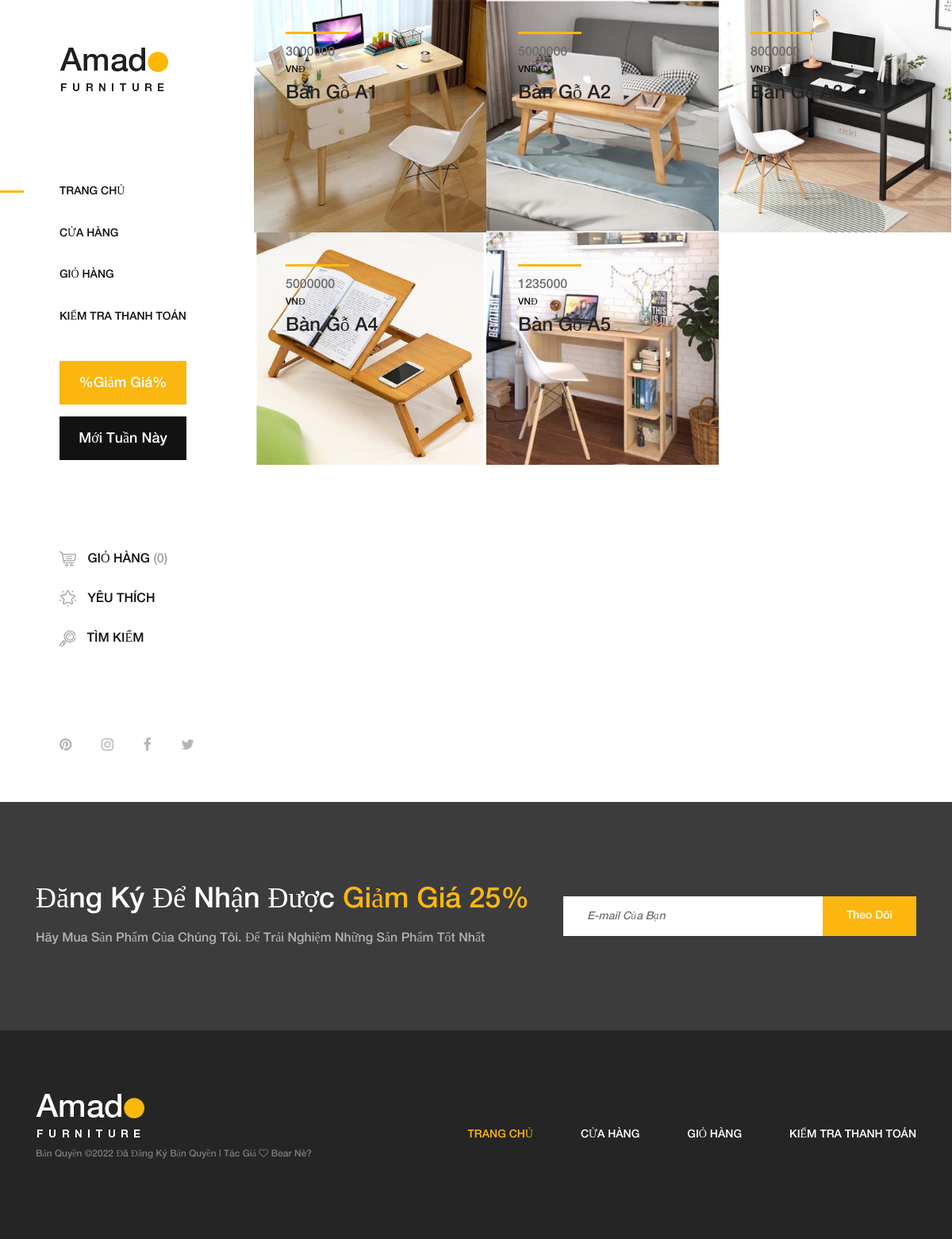
The app's page /shop/index.php with its own data.
### tables this page shows
CREATE TABLE `products` (
  `id` int(11) NOT NULL,
  `products_name` varchar(255) NOT NULL,
  `price` varchar(255) NOT NULL,
  `amount` varchar(255) NOT NULL,
  `category_id` int(11) NOT NULL,
  `image` varchar(255) NOT NULL,
  `description` text NOT NULL
);

### shop/index.php (the view, shortened to what this page needs)
<?php
include 'layouts/header.php';
include 'layouts/sidebar.php';
global $conn;
$sql = "SELECT * FROM `products`";
$stmt = $conn->query($sql);
$stmt->setFetchMode(PDO::FETCH_ASSOC);
$results = $stmt->fetchAll();
?>
<div class="products-catagories-area clearfix">
    <div class="amado-pro-catagory clearfix">
        <?php foreach ($results as $result): ?>
        <div class="single-products-catagory clearfix">
            <a href="shop.php">
            <img src="../admin/public/images/<?php echo $result['image']; ?>">
                <div class="hover-content">
                    <div class="line"></div>
                    <p><?php echo $result['price']; ?></p> VNĐ</p>
                    <h4><?php echo $result['products_name']; ?></h4>
                </div>
            </a>
        </div>
        <?php endforeach; ?>
    </div>
</div>
</div>
<section class="newsletter-area section-padding-100-0">
    <div class="container">
        <div class="row align-items-center">
            <div class="col-12 col-lg-6 col-xl-7">
                <div class="newsletter-text mb-100">
                    <h2> Đăng Ký Để Nhận Được <span> Giảm Giá 25% </span></h2>
                    <p> Hãy Mua Sản Phẩm Của Chúng Tôi. Để Trải Nghiệm Những Sản Phẩm Tốt Nhất </p>
                </div>
            </div>
            <div class="col-12 col-lg-6 col-xl-5">
                <div class="newsletter-form mb-100">
                    <form action="#" method="post">
                        <input type="email" name="email" class="nl-email" placeholder="E-mail Của Bạn">
                        <input type="submit" value="Theo Dõi">
                    </form>
                </div>
            </div>
        </div>
    </div>
</section>
<?php
include 'layouts/footer.php';
?>

### shop/public/css/core-style.css (style rules this page uses)
* { margin: 0; padding: 0; }
body { font-family: "helveticaneuemedium"; font-size: 16px; }
h1, h2, h3, h4, h5, h6 { color: #242424; line-height: 1.3; font-weight: 400; }
p { color: #6d6d6d; font-size: 16px; line-height: 1.9; font-weight: 400; }
a { -webkit-transition: all 500ms ease 0s; transition: all 500ms ease 0s; text-decoration: none; outline: 0 solid transparent; color: #131212; font-weight: 400; font-size: 12px; }
img { height: auto; max-width: 100%; }
.mb-100 { margin-bottom: 100px !important; }
.section-padding-100-0 { padding-top: 100px; padding-bottom: 0; }
.main-content-wrapper .products-catagories-area { -webkit-box-flex: 0; -ms-flex: 0 0 calc(100% - 320px); flex: 0 0 calc(100% - 320px); width: calc(100% - 320px); max-width: calc(100% - 320px); }
.single-products-catagory { position: relative; z-index: 1; width: 33.33333%; top: 0; }
.single-products-catagory a { display: block; width: 100%; height: 100%; position: relative; z-index: 10; }
.single-products-catagory a::after { -webkit-transition-duration: 250ms; transition-duration: 250ms; position: absolute; width: 100%; height: 100%; top: 0; left: 0; content: ''; background-color: rgba(60, 60, 60, 0.7); z-index: 1; opacity: 0; visibility: visible; }
.single-products-catagory a img { width: 100%; }
.single-products-catagory .hover-content { position: absolute; top: 40px; left: 40px; z-index: 10; }
.single-products-catagory .hover-content .line { width: 80px; height: 3px; background-color: #fbb710; display: block; margin-bottom: 15px; }
.single-products-catagory .hover-content p { font-size: 16px; color: #6d6d6d; line-height: 1; margin-bottom: 5px; -webkit-transition-duration: 250ms; transition-duration: 250ms; }
.single-products-catagory .hover-content h4 { margin-bottom: 0; -webkit-transition-duration: 250ms; transition-duration: 250ms; }
.newsletter-area { position: relative; z-index: 1; background-color: #3c3c3c; }
.newsletter-area .newsletter-text { position: relative; z-index: 1; }
.newsletter-area .newsletter-text h2 { font-size: 36px; margin-bottom: 10px; color: #fff; }
.newsletter-area .newsletter-text h2 span { color: #fbb710; }
.newsletter-area .newsletter-text p { color: #b3b1b1; margin-bottom: 0; }
.newsletter-area .newsletter-form form { position: relative; z-index: 1; }
.newsletter-area .newsletter-form form input[type="email"] { width: 100%; height: 50px; background-color: #fff; color: #afafaf; font-size: 14px; font-style: italic; border: none; padding: 0 30px; }
.newsletter-area .newsletter-form form input[type="submit"] { -webkit-transition-duration: 500ms; transition-duration: 500ms; height: 50px; background-color: #fbb710; color: #fff; font-size: 14px; padding: 0 30px; cursor: pointer; position: absolute; top: 0; right: 0; z-index: 10; border: none; }

### records on screen
products: image (picture), price "3000000", products_name "Bàn Gỗ A1"
products: image (picture), price "5000000", products_name "Bàn Gỗ A2"
products: image (picture), price "8000000", products_name "Bàn Gỗ A3"
products: image (picture), price "5000000", products_name "Bàn Gỗ A4"
products: image (picture), price "1235000", products_name "Bàn Gỗ A5"
